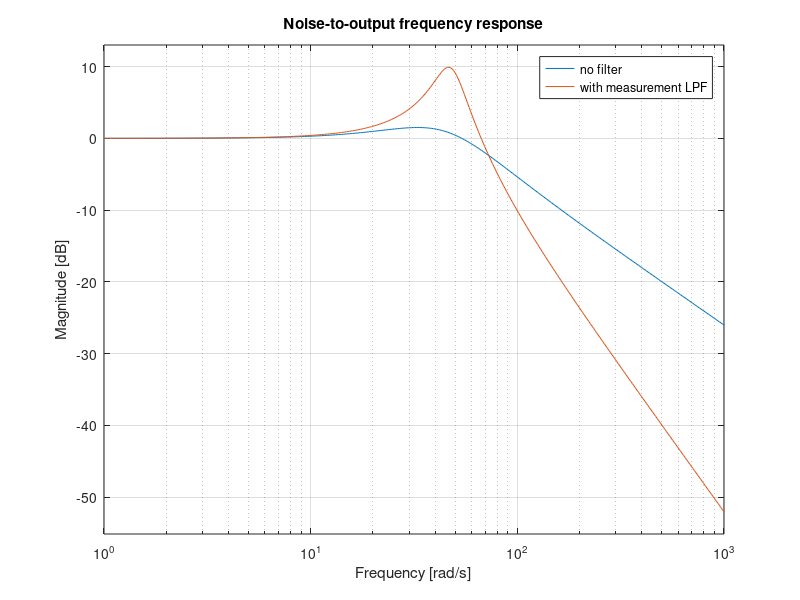

Write MATLAB code to recreate this figure.
% Plant (same as in Python example)
J = 0.01; b = 0.1; k = 0.0;
G = tf(1, [J b k]);

% PD controller
Kp = 20; Kd = 0.5;
C = Kd * tf([1 0], 1) + Kp;

L = C * G;  % open-loop

% Measurement low-pass filter
wf = 50;   % rad/s
F = tf(wf, [1 wf]);

% Noise-to-output transfer functions
Gn0 = -L / (1 + L);        % no filter
GnF = -(L * F) / (1 + L * F);  % with filter

omega = logspace(0, 3, 400);
figure;
bodemag(Gn0, GnF, omega);
legend("no filter", "with measurement LPF");
grid on;
title("Noise-to-output frequency response");

% Simulink implementation:
%  - Use blocks: Sum, Transfer Fcn (G), PID Controller, Transfer Fcn (F),
%    Band-Limited White Noise for measurement noise.
%  - Connect noise source at sensor summing junction, place F in feedback path,
%    and scope the output to see the effect of filtering.
